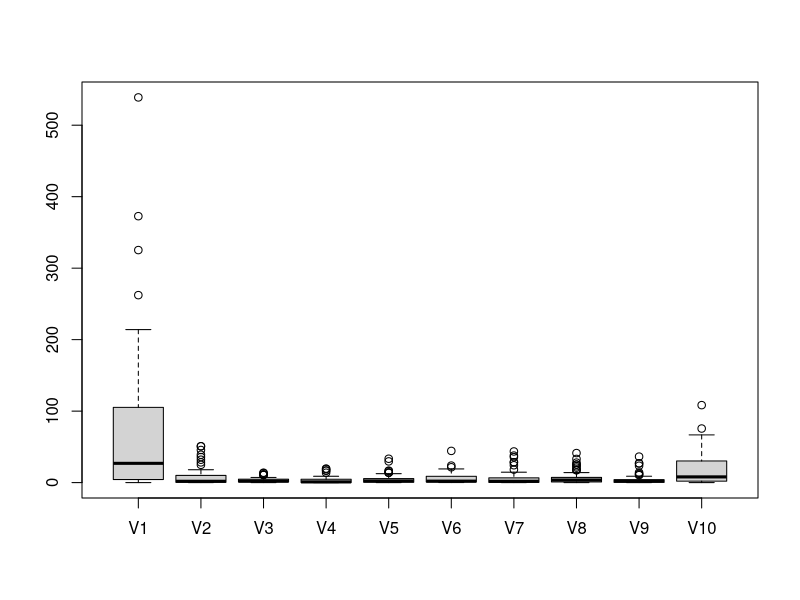

Write R code to recreate this figure.
# This algorithm calculates the p-value of the 
# two sided Wilcoxon (Mann-Whitney) test, 
# testing two samples: A bin containing the vector of Z-square values
# and the subsequent bin. The fisrt resultant value of the "test" vector
# is the p-value of the test between Bin 1 and Bin 2, the second
# value is the p-value of the test between Bin 2 and Bin 3, etc.


##################################################################################
############################## INPUTS ############################################
##################################################################################
mean_matrix <- read.csv(file = "Expected.csv")[-1]
var_matrix <- read.csv(file = "Var.csv")[-1]
Observed_matrix <- read.csv(file = "Observed_pdCUB.csv")[-1]
Z_squared <- ((Observed_matrix - mean_matrix)^2) / var_matrix
##################################################################################
##################################################################################

##################################################################################
############################## BOXPLOT ###########################################
##################################################################################
boxplot(Z_squared)
##################################################################################
##################################################################################


##################################################################################
############################## WILCOXON TEST #####################################
##################################################################################
test <- vector()
for (i in 1:9){
  test[i] <- wilcox.test(Z_squared[,i], Z_squared[,i+1])[[3]]
  
}
##################################################################################
##################################################################################


##################################################################################
############################## OUTPUT ############################################
##################################################################################
# OUTPUT: "test" vector of p-values
write.csv(test, "p-value_wilcox_test.csv")
##################################################################################
##################################################################################
